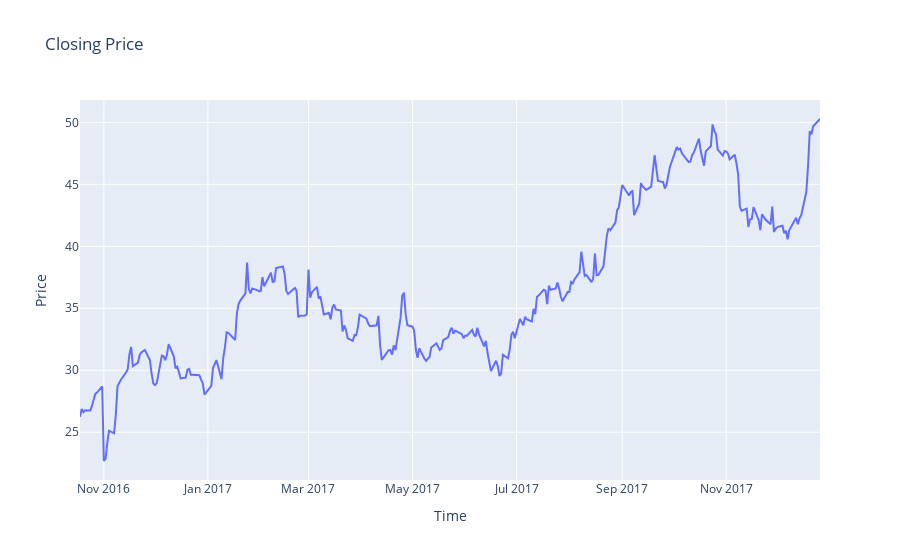

The notebook cell saved with this chart:
### Code cell
fig = go.Figure(data=go.Scatter(x=dfAA1daybyday["Date"], y=dfAA1daybyday["Closing Price"], mode='lines'))

## get the day by day data for a particular stock
fig.update_layout(
    title='Closing Price',
    xaxis=dict(title='Time'),
    yaxis=dict(title='Price')
)

# Show the plot
fig.show()

### Figure 1 — Plotly figure (JSON) as saved in the notebook; plotly's stock layout.template omitted (floating-point values rounded to 4 significant figures; data arrays with more than 128 entries replaced by an {"elided": "..."} marker saying what was removed)
{"data": [{"mode": "lines", "type": "scatter", "x": {"elided": "300 str values"}, "y": {"elided": "300 float values"}}], "layout": {"title": {"text": "Closing Price"}, "xaxis": {"title": {"text": "Time"}}, "yaxis": {"title": {"text": "Price"}}}}
